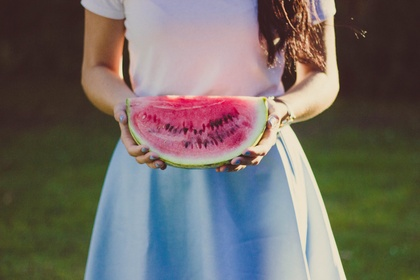
%> input picture pexels-photo-112362.jpeg, 420 x 280 px, shrunk from 1880 x 1253 before the run
$ octave --eval "max_filter(imread('pexels-photo-112362.jpeg'));"   (GNU Octave 9; MATLAB toolbox functions it lacks are replaced by stand-ins)
%> lines starting %> are read from the running program, lines starting %| are printed output that depends on the picture
function [] = max_filter(img)
[r,w,c]=size(img);
%> r = 280; w = 420; c = 3

if c==1
 A =img;
B=zeros(size(A));

modifyA=padarray(A,[1 1]);

        x=[1:3]';
        y=[1:3]';

for i= 1:size(modifyA,1)-2
    for j=1:size(modifyA,2)-2

       window=reshape(modifyA(i+x-1,j+y-1),[],1);
        B(i,j)= max(window);

    end
end
B=uint8(B);
imshow(B);
else
 A =img;
%> A is the input picture: size 280x420x3 uint8; mean R, G, B 112.5, 106.8, 101.5
A = rgb2gray(A);
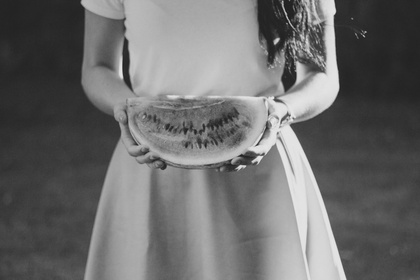
%> A: size 280x420 uint8; min 24, max 233, mean 107.9
B=zeros(size(A));
modifyA=padarray(A,[1 1]);
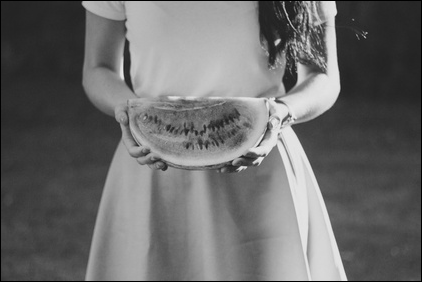
%> modifyA: size 282x422 uint8; min 0, max 233, mean 106.6

        x=[1:3]';
        y=[1:3]';

for i= 1:size(modifyA,1)-2
    for j=1:size(modifyA,2)-2

       window=reshape(modifyA(i+x-1,j+y-1),[],1);
        B(i,j)= max(window);

    end
end
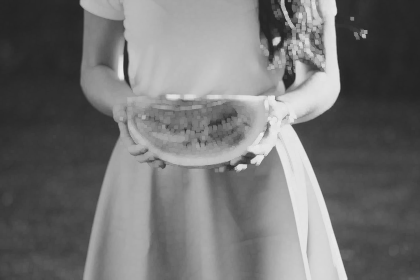
%> B: size 280x420 double; min 35, max 233, mean 114.2

B=uint8(B);
%> B: size 280x420 uint8
imshow(B);
end
end

$ run again, on cameraman.tif
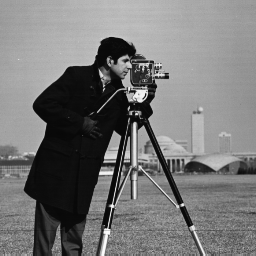
%> input picture cameraman.tif, 256 x 256 px
%> in max_filter, A is the input picture: size 256x256 uint8; min 7, max 253, mean 118.7
%> in max_filter, `modifyA=padarray(A,[1 1]);`:
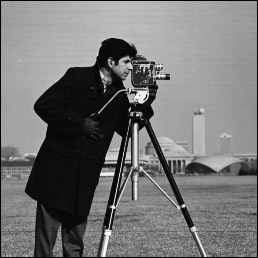
%> modifyA: size 258x258 uint8; min 0, max 253, mean 116.9
%> after the loop in max_filter, `for i= 1:size(modifyA,1)-2`:
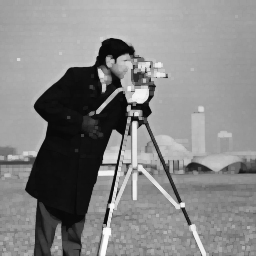
%> B: size 256x256 double; min 8, max 253, mean 133.4

$ run again, on peppers.png
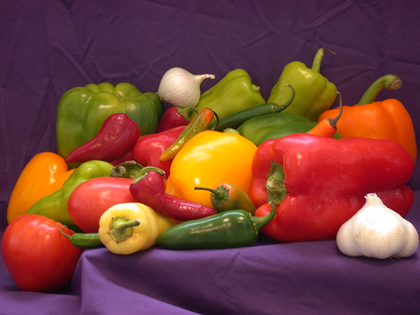
%> input picture peppers.png, 420 x 315 px, shrunk from 512 x 384 before the run
%> in max_filter, A is the input picture: size 315x420x3 uint8; mean R, G, B 120.8, 66.4, 57.6
%> A: size 315x420 uint8
%> in max_filter, `modifyA=padarray(A,[1 1]);`:
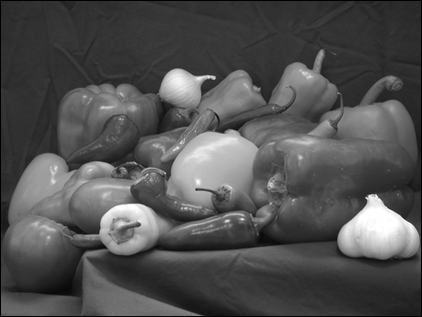
%> modifyA: size 317x422 uint8; min 0, max 255, mean 80.8
%> after the loop in max_filter, `for i= 1:size(modifyA,1)-2`:
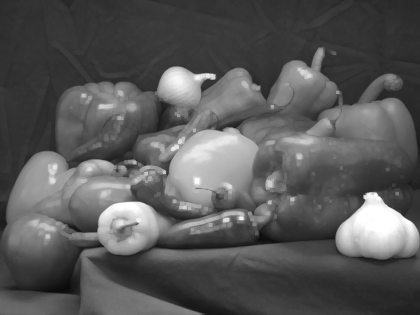
%> B: size 315x420 double; min 9, max 255, mean 88.4
